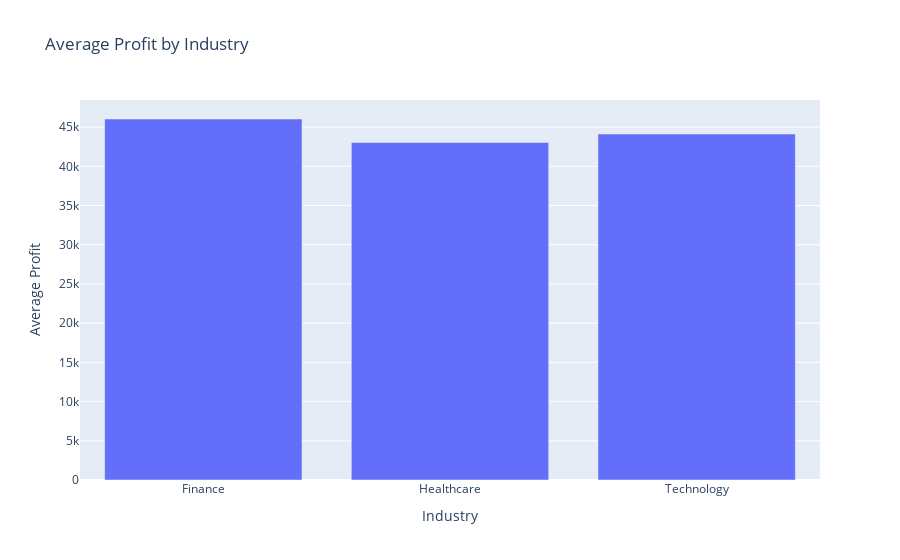

Notebook source saved alongside this figure:
### Code cell
# Visualize the average profit by industry
fig = px.bar(avg_profit_by_industry, x='Industry', y='Profit',
             title='Average Profit by Industry')
fig.update_layout(xaxis_title='Industry', yaxis_title='Average Profit')
fig.show()

### Figure 1 — Plotly figure (JSON) as saved in the notebook; plotly's stock layout.template omitted (floating-point values rounded to 4 significant figures)
{"data": [{"alignmentgroup": "True", "hovertemplate": "Industry=%{x}<br>Profit=%{y}<extra></extra>", "legendgroup": "", "marker": {"color": "#636efa", "pattern": {"shape": ""}}, "name": "", "offsetgroup": "", "orientation": "v", "showlegend": false, "textposition": "auto", "type": "bar", "x": ["Finance", "Healthcare", "Technology"], "xaxis": "x", "y": [46040.0, 43040.0, 44120.0], "yaxis": "y"}], "layout": {"barmode": "relative", "legend": {"tracegroupgap": 0}, "title": {"text": "Average Profit by Industry"}, "xaxis": {"anchor": "y", "domain": [0, 1], "title": {"text": "Industry"}}, "yaxis": {"anchor": "x", "domain": [0, 1], "title": {"text": "Average Profit"}}}}
